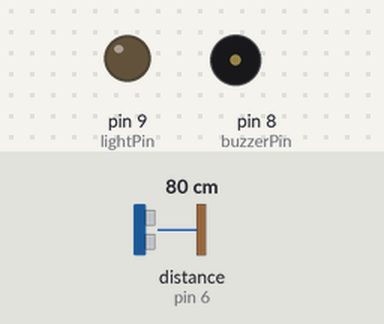
This sketch was run on a simulated Arduino Uno, built with avr-gcc and run on an emulated ATmega328P. Parts: output pins drawn as LEDs (lit = HIGH), buzzer (waves = sounding). Wiring (inferred from the names in the program): ultrasonic range finder: trigger pin 7; echo pin 6. The test bench sets the inputs (shaded band); at power-on: distance to the obstacle (sensor on pin 6) 80 cm. The echo pulse lasts 58.3 µs per cm; pins used as bus, display or sensor lines are not drawn.

Above: at 1.2 s.
1.3 s: distance to the obstacle (sensor on pin 6) set to 66 cm
2.8 s: distance to the obstacle (sensor on pin 6) set to 57 cm
At 2.92 s:
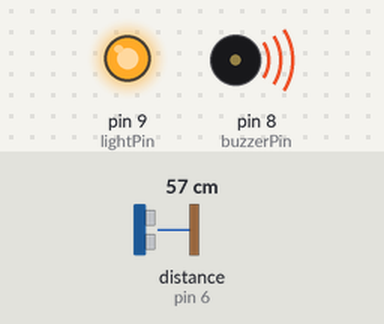
Timing chart, 0 to 7.3 s (numbered marks = the images above; inputs shaded):
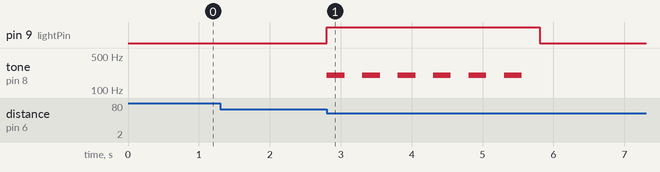

Measured:
- the behaviour switches between 61 and 60 cm on distance to the obstacle (sensor on pin 6) (found by bisection; images 0 and 1)
- after the input at 1.3 s, every drawn part: stays the same
- after the input at 2.8 s, pin 9 (lightPin): LOW → HIGH at once, → LOW 3.0 s later; tone on pin 8 (buzzerPin): alternates 200 Hz for 0.25 s and silent for 0.25 s, 12 changes in all, then stays silent, starting at once

The sketch:

parkingSensor.ino
```cpp
const byte lightPin = 9;
const byte buzzerPin = 8;
const byte sensorTrigPin = 7;
const byte sensorEchoPin = 6;
const int buzzerFrequency = 200;
const int distanceToFire = 60;
bool carOnGarage;
float distancy;

void setup(){
  pinMode(lightPin, OUTPUT);
  pinMode(sensorTrigPin, OUTPUT);
  pinMode(sensorEchoPin, INPUT);
  pinMode(buzzerPin, OUTPUT);
  Serial.begin(9600);
}
void loop(){
  measureDistance();
  if (carOnGarage){
    detectExit();
  } else {
    detectEntry();
  }
}
void detectEntry(){
  if (distancy < distanceToFire){
    lightOn();
    soundAlert();
    lightOff();
    carOnGarage = true;
  }
}
void detectExit(){
  if (distancy > distanceToFire){
    carOnGarage = false;
  }
}
void measureDistance(){
  digitalWrite(sensorTrigPin, LOW);
  delayMicroseconds(2);
  digitalWrite(sensorTrigPin, HIGH);
  delayMicroseconds(10);
  digitalWrite(sensorTrigPin, LOW);
  float timeEcho = pulseIn(sensorEchoPin, HIGH);
  distancy = ((timeEcho * 340.90) / 2) / 10000;
}
void soundAlert(){
  for (byte i = 0; i <= 5; i++){
    tone(buzzerPin, buzzerFrequency);
    delay(250);
    noTone(buzzerPin);
    delay(250);
  }
}
void lightOn(){
  digitalWrite(lightPin, HIGH);
}
void lightOff(){
  digitalWrite(lightPin, LOW);
}
```
